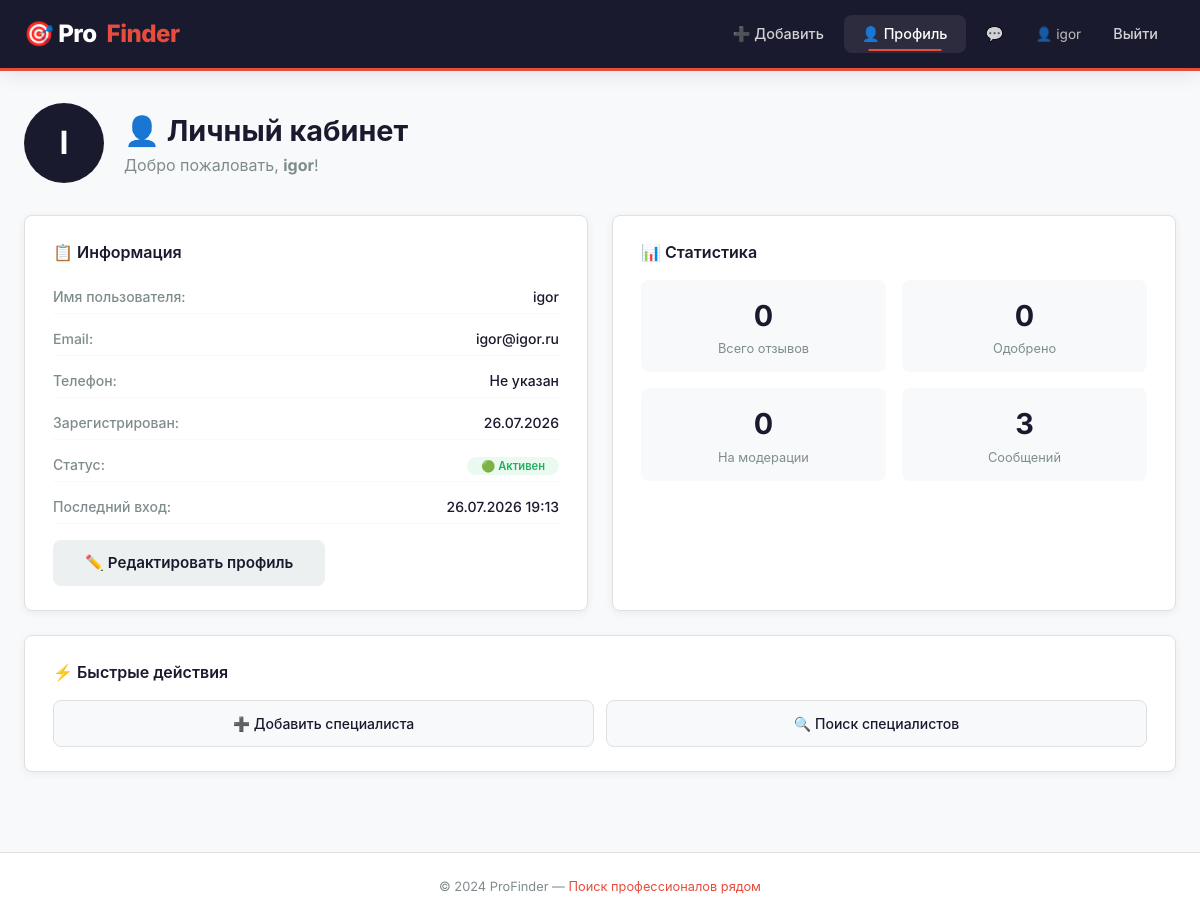
/profile/ (signed in), run on the app's committed database.
### users/models.py (models this page shows, shortened)
class User(AbstractUser):
    email = models.EmailField(unique=True)
    phone = models.CharField(max_length=20, blank=True, null=True)
    avatar = models.ImageField(
        upload_to=user_avatar_path,
        blank=True,
        null=True,
        verbose_name='Аватар'
    )
    is_active = models.BooleanField(default=True)
    last_login = models.DateTimeField(null=True, blank=True)
    created_at = models.DateTimeField(auto_now_add=True)
    def get_unread_count(self):
        from chat.models import Message
        unread = 0
        for chat in self.get_all_chats():
            unread += chat.messages.filter(is_read=False).exclude(sender=self).count()
        return unread
    def get_all_chats(self):
        from chat.models import Chat
        return Chat.objects.filter(
            models.Q(user1=self) | models.Q(user2=self)
        ).order_by('-updated_at')
    def get_notifications(self):
        from chat.models import Message
        notifications = []
        for chat in self.get_all_chats():
            unread_messages = chat.messages.filter(
                is_read=False
            ).exclude(sender=self).order_by('-created_at')
        notifications.sort(key=lambda x: x['created_at'], reverse=True)
        return notifications[:20]  # Максимум 20 уведомлений

### users/views.py (the view)
# urls.py: path('profile/', user_views.profile, name='profile'),
@login_required
def profile(request):
    stats = {
        'reviews_count': Review.objects.filter(user=request.user).count(),
        'approved_reviews': Review.objects.filter(user=request.user, is_approved=True).count(),
        'pending_reviews': Review.objects.filter(user=request.user, is_approved=False).count(),
        'messages_count': Message.objects.filter(sender=request.user).count(),
        'unread_count': request.user.get_unread_count()
    }
    return render(request, 'profile.html', {'user': request.user, 'stats': stats})

### users/context_processors.py (called while the page is built)
def notifications(request):
    unread_count = 0
    notifications_list = []
    if request.user.is_authenticated:
        try:
            unread_count = request.user.get_unread_count()
            notifications_list = request.user.get_notifications()
        except AttributeError:
            pass
    return {
        'unread_count': unread_count,
        'notifications_list': notifications_list
    }

### templates/profile.html (shortened to what this page needs)
{% extends "base.html" %}
{% block content %}
<div class="profile-page">
    <div class="profile-header">
        <div style="display: flex; align-items: center; gap: 20px; flex-wrap: wrap;">
            <div style="position: relative;">
                {% if user.avatar %}
                    <img src="{{ user.avatar.url }}" alt="Аватар" style="width: 80px; height: 80px; border-radius: 50%; object-fit: cover; border: 2px solid #e0e0e0;">
                {% else %}
                    <div style="width: 80px; height: 80px; border-radius: 50%; background: var(--hh-primary); color: var(--hh-white); display: flex; align-items: center; justify-content: center; font-size: 2rem; font-weight: 700;">
                        {{ user.username|slice:":1"|upper }}
                    </div>
                {% endif %}
            </div>
            <div>
                <h1>👤 Личный кабинет</h1>
                <p>Добро пожаловать, <strong>{{ user.username }}</strong>!</p>
            </div>
        </div>
    </div>
    <div class="profile-grid">
        <div class="profile-card">
            <h3>📋 Информация</h3>
            <div class="profile-info">
                <div class="info-row">
                    <span class="label">Имя пользователя:</span>
                    <span class="value">{{ user.username }}</span>
                </div>
                <div class="info-row">
                    <span class="label">Email:</span>
                    <span class="value">{{ user.email }}</span>
                </div>
                <div class="info-row">
                    <span class="label">Телефон:</span>
                    <span class="value">{{ user.phone|default:"Не указан" }}</span>
                </div>
                <div class="info-row">
                    <span class="label">Зарегистрирован:</span>
                    <span class="value">{{ user.created_at|date:"d.m.Y" }}</span>
                </div>
                <div class="info-row">
                    <span class="label">Статус:</span>
                    <span class="value">
                        {% if user.is_active %}
                        <span class="badge badge-active">🟢 Активен</span>
                        {% else %}
                        <span class="badge badge-inactive">🔴 Заблокирован</span>
                        {% endif %}
                    </span>
                </div>
                {% if user.last_login %}
                <div class="info-row">
                    <span class="label">Последний вход:</span>
                    <span class="value">{{ user.last_login|date:"d.m.Y H:i" }}</span>
                </div>
                {% endif %}
            </div>
            <a href="{% url 'edit_profile' %}" class="btn btn-secondary">✏️ Редактировать профиль</a>
        </div>
        <div class="profile-card">
            <h3>📊 Статистика</h3>
            <div class="stats-grid">
                <div class="stat-item">
                    <span class="stat-number">{{ stats.reviews_count }}</span>
                    <span class="stat-label">Всего отзывов</span>
                </div>
                <div class="stat-item">
                    <span class="stat-number">{{ stats.approved_reviews }}</span>
                    <span class="stat-label">Одобрено</span>
                </div>
                <div class="stat-item">
                    <span class="stat-number">{{ stats.pending_reviews }}</span>
                    <span class="stat-label">На модерации</span>
                </div>
                <div class="stat-item">
                    <span class="stat-number">{{ stats.messages_count }}</span>
                    <span class="stat-label">Сообщений</span>
                </div>
            </div>
        </div>
        <div class="profile-card full-width">
            <h3>⚡ Быстрые действия</h3>
            <div class="actions-grid">
                <a href="{% url 'add_provider' %}" class="action-btn">➕ Добавить специалиста</a>
                <a href="{% url 'index' %}" class="action-btn">🔍 Поиск специалистов</a>
            </div>
        </div>
    </div>
</div>
{% endblock %}

### templates/base.html (shortened to what this page needs)
<!DOCTYPE html>
<html lang="ru">
<head>
    {% load static %}
    <link rel="stylesheet" href="{% static 'css/style.css' %}">
</head>
<body>
    <nav class="navbar">
        <div class="nav-container">
            <div class="nav-brand">
                <a href="{% url 'index' %}">
                    🎯 Pro<span class="accent">Finder</span>
                </a>
            </div>
            <div class="nav-menu">
                {% if user.is_authenticated %}
                    <a href="{% url 'add_provider' %}" class="{% if request.resolver_match.url_name == 'add_provider' %}active{% endif %}">➕ Добавить</a>
                    <a href="{% url 'profile' %}" class="{% if request.resolver_match.url_name == 'profile' %}active{% endif %}">👤 Профиль</a>
                    <div class="notifications-wrapper">
                        <a href="#" class="notifications-btn" onclick="toggleNotifications(event)">
                            💬
                        </a>
                    </div>
                    <span class="user-name">👤 {{ user.username }}</span>
                    <a href="{% url 'logout' %}">Выйти</a>
                {% else %}
                    <a href="{% url 'login' %}" class="{% if request.resolver_match.url_name == 'login' %}active{% endif %}">Войти</a>
                    <a href="{% url 'register' %}" class="btn-nav">Регистрация</a>
                {% endif %}
            </div>
        </div>
    </nav>
    <div class="container">
        {% block content %}{% endblock %}
    </div>
    <footer>
        <p>© 2024 ProFinder — <span class="accent">Поиск профессионалов рядом</span></p>
    </footer>
</body>
</html>

### templates/base.html (style rules this page uses)
.notifications-wrapper { position: relative; display: inline-block; }
.notifications-btn { position: relative; padding: 8px 12px; color: rgba(255,255,255,0.8); text-decoration: none; border-radius: var(--hh-radius); transition: all 0.2s ease; }

### data on the page
User: username "igor", username "I", email "igor@igor.ru", phone "Не указан", created_at "26.07.2026", last_login "26.07.2026 19:13"

### other printed values
{{ stats.reviews_count }} "0"
{{ stats.approved_reviews }} "0"
{{ stats.pending_reviews }} "0"
{{ stats.messages_count }} "3"
